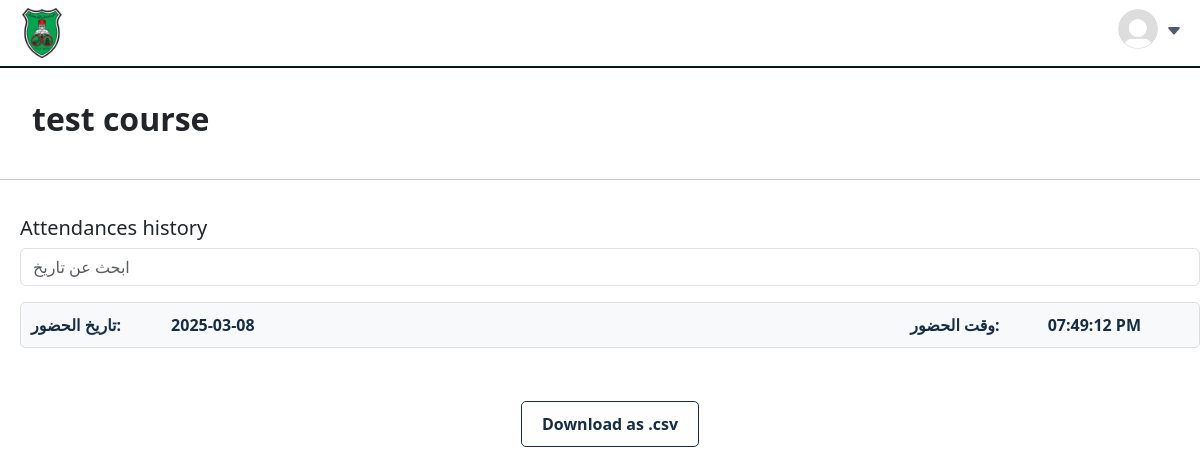
/student/course/5 (signed in), run on the app's committed database.
### AttendanceProject/models.py (models this page shows, shortened)
class Course(db.Model):
    id = db.Column(db.Integer, primary_key=True)
    course_name = db.Column(db.String(128), nullable=False)
    doctor_id = db.Column(db.Integer, db.ForeignKey('user.id'), nullable=False)
    enrolled_students = db.relationship('User',
                                         secondary='enrollments',
                                         backref='enrolled_courses',
                                         lazy=True)

class Attendance(db.Model):
    id = db.Column(db.Integer, primary_key=True)
    course_id = db.Column(db.Integer, db.ForeignKey('course.id'), nullable=False)
    student_id = db.Column(db.Integer, db.ForeignKey('user.id'), nullable=False)
    attend_time = db.Column(db.DateTime, nullable=False)
    course = db.relationship('Course', backref='attendance_records')

### AttendanceProject/routes.py (the view, shortened to what this page needs)
@app.route('/student/course/<int:course_id>' , methods=["GET",'POST'])
@login_required
def student_course_details(course_id):
    user = current_user
    if user.account_type != 'student':
        abort(403)
    student_courses = user.enrolled_courses
    is_attended = False
    for course in student_courses:
        if course.id == course_id:
            is_attended = True
        else:
            pass
    if is_attended:
        attendances = Attendance.query.filter_by(student_id=user.id,course_id=course_id).all()
        course = Course.query.filter_by(id=course_id).first()
    else:
        flash('Course is not in your attended courses list!','danger')
        return redirect(url_for('home'))
    return render_template('student_course_details.html', title='My Attendance', attendances=attendances, course_name=course.course_name)

### AttendanceProject/models.py (called while the page is built)
@login_manager.user_loader
def load_user(user_id):
    return User.query.get(int(user_id))

### AttendanceProject/templates/student_course_details.html (shortened to what this page needs)
{% extends "layout2.html" %}
{% block content %}
<link rel="stylesheet" href="{{url_for('static',filename='course_details.css')}}">
<h2 class="name-label fw-bold">{{course_name}}</h2>
<hr class="custom-hr">
<div class="course-details">
    <div class="students-section">
        <h3>Attendances history</h3>
        <input type="text" id="searchInput" placeholder="ابحث عن تاريخ" class="form-control mb-3" autocomplete="off">
        <ul id="studentsList">
            {% if attendances %}
            {% for attendance in attendances %}
            <li class="student-item" data-name="{{attendance.attend_time.strftime('%Y-%m-%d')}}" data-id="{{ attendance.attend_time.strftime('%I:%M:%S %p') }}">
                <span class="student-id fw-bold">تاريخ الحضور:</span>
                <span class="student-name fw-bold">{{attendance.attend_time.strftime('%Y-%m-%d')}}</span>
                <span class="student-time-label fw-bold" style="margin-left: auto !important; color: #162d44; margin-right: 3rem !important;">وقت الحضور:</span>
                <span class="student-time fw-bold" style="margin-left: auto !important; color: #162d44; margin-right: 3rem !important;">{{ attendance.attend_time.strftime('%I:%M:%S %p') }}</span>
            </li>
            {% endfor %}
            <form method="POST" action="">
                <center><button type="submit" name="form_type" value="download_history" class="download-btn">Download as .csv</button></center>
            </form>
            {% else %}
            <center class="fw-bold" style="margin: auto !important; color: #162d44;">No attendances was recorded</center>
            {% endif %}
        </ul>
    </div>
</div>
{% endblock %}

### AttendanceProject/static/layout.css (style rules this page uses)
html, body { height: 100%; margin: 0; padding: 0; }
body { display: flex; flex-direction: column; font-family: -apple-system, BlinkMacSystemFont, "Segoe UI", Roboto, "Helvetica Neue", Arial, sans-serif; }
li,.quick-links { color: rgb(236, 236, 236); text-decoration: none !important; }
h3 { font-size: 20px !important; }

### AttendanceProject/static/course_details.css (style rules this page uses)
.name-label { margin-top: 100px !important; margin-left: 2rem !important; margin-bottom: 25px !important; }
.course-details { display: flex; justify-content: space-between; align-items: flex-start; margin-top: 20px; }
.students-section { flex: 1; padding-left: 20px; }
.students-section ul { list-style-type: none; padding: 0; }
.students-section li { background: #f8f9fa; padding: 10px; margin: 5px 0; border-radius: 5px; border: 1px solid #ddd; display: flex; justify-content: space-between; align-items: center; }
.student-id { font-weight: bold; color: #162d44; }
.student-name { flex: 1; margin: 0 10px; color: #162d44 !important; margin-left: 50px !important; }
.download-btn { display: inline-block; padding: 10px 20px; font-size: 16px; font-weight: bold; text-align: center; text-decoration: none; background-color: white; color: #162d44; border: 1px #162d44 solid !important; border-radius: 5px; cursor: pointer; transition: background-color 0.3s; margin-top: 3rem !important; margin-bottom: 50px !important; }

### data on the page
Course: course_name "test course"
Attendance: attend_time "2025-03-08", attend_time "07:49:12 PM"
